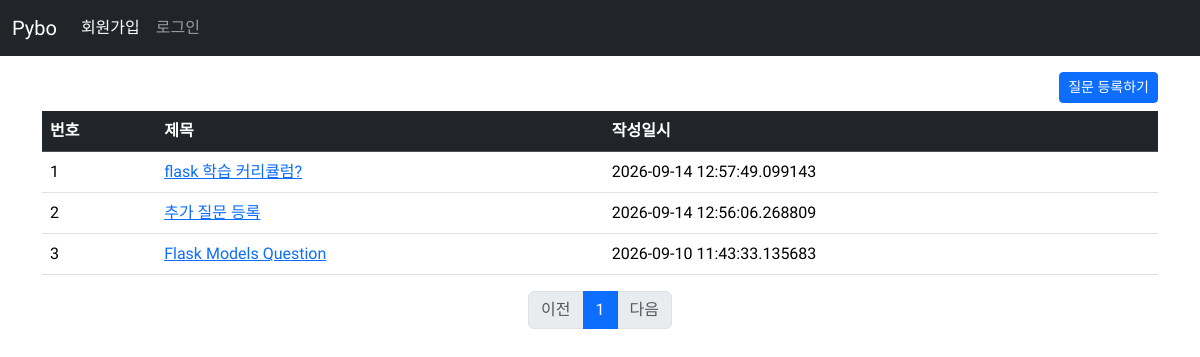
Page /question/list/ on the earlier database version.
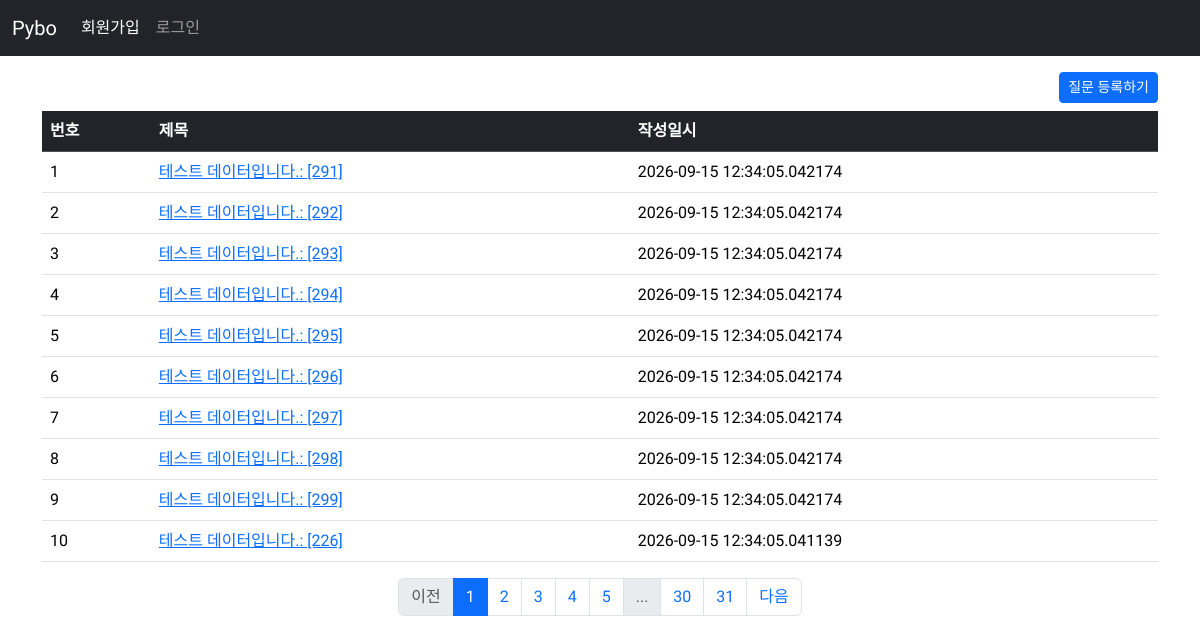
Same page on the later database version.
### pybo/models.py (models this page shows)
class Question(db.Model):
    id = db.Column(db.Integer, primary_key=True)
    subject = db.Column(db.String(200), nullable=False)
    content = db.Column(db.Text, nullable=False)
    create_date = db.Column(db.DateTime, nullable=False)

### pybo/views/question_views.py (the view)
@bp.route('/list/')
def _list():
    page = request.args.get('page', default=1, type=int) # url_parameter ?page=1
    question_list = Question.query.order_by(Question.create_date.desc())
    question_list = question_list.paginate(page=page, per_page=10) # 한 페이지에 보여야 할 게시물
    return render_template('question/question_list.html', question_list=question_list)

### pybo/templates/question/question_list.html
{% extends 'base.html' %}
{% block content %}
<div class="container my-3">
    <div class="text-end">
        <a href="{{ url_for('question.create') }}" class = 'btn btn-primary btn-sm mb-2'>질문 등록하기</a>
    </div>
    <table class="table table-hover">
        <thead>
        <tr class="table-dark">
            <th>번호</th>
            <th>제목</th>
            <th>작성일시</th>
        </tr>
        </thead>
        <tbody>
        {% if question_list %}
        {% for question in question_list.items %}
        <tr>
            <td>{{ loop.index }}</td>
            <td>
                <a href="{{ url_for('question.detail', question_id=question.id) }}">{{ question.subject }}</a>
            </td>
            <td>{{ question.create_date }}</td>
        </tr>
        {% endfor %}
        {% else %}
        <tr>
            <td colspan="3">질문이 없습니다.</td>
        </tr>
        {% endif %}
        </tbody>
    </table>
    <nav aria-label="...">
      <ul class="pagination justify-content-center">
        {% if question_list.has_prev %}
        <li class="page-item"><a href="?page={{ question_list.prev_num }}" class="page-link">이전</a></li>
        {% else %}
        <li class="page-item disabled">
        <a href="javascript:void(0)" class="page-link" aria-disabled="true">이전</a>
        </li>
        {% endif %}
        {% for page_num in question_list.iter_pages() %}
        {% if page_num %}
        {% if page_num != question_list.page %}
        <li class="page-item"><a class="page-link" href="?page={{ page_num }}">{{ page_num }}</a></li>
        {% else %}
        <li class="page-item active">
          <a class="page-link" href="javascript:void(0)" aria-current="page">{{ page_num }}</a>
        </li>
        {% endif %}
        {% else %}
        <li class="page-item disabled"><a class="page-link" href="javascript:void(0)">...</a></li>
        {% endif %}
        {% endfor %}
        {% if question_list.has_next %}
        <li class="page-item"><a class="page-link" href="?page={{ question_list.prev_num }}">다음</a></li>
        {% else %}
        <li class="page-item disabled">
        <a class="page-link" href="javascript:void(0)" aria-disabled="true">다음</a>
        </li>
        {% endif %}
      </ul>
    </nav>
</div>
{% endblock %}

### pybo/templates/base.html (shortened to what this page needs)
<!DOCTYPE html>
<html lang="ko">
<head>
    <link rel="stylesheet" href="https://cdn.jsdelivr.net/npm/bootstrap@5.3.6/dist/css/bootstrap.min.css">
    <link rel="stylesheet" href="{{url_for('static', filename='style.css')}}">
</head>
<body>
    {% include 'navbar.html' %}
    {% block content %}
    {% endblock %}
</body>
</html>

### pybo/templates/navbar.html (shortened to what this page needs)
<!DOCTYPE html>
<html lang="en">
<head>
</head>
<body>
    <nav class="navbar bg-dark navbar-expand-sm" data-bs-theme='dark'>
      <div class="container-fluid">
        <a class="navbar-brand" href="{{ url_for('main.index') }}">Pybo</a>
        <div class="collapse navbar-collapse" id="navbarNav">
          <ul class="navbar-nav">
            <li class="nav-item">
              <a class="nav-link active" aria-current="page" href="#">회원가입</a>
            </li>
            <li class="nav-item">
              <a class="nav-link" href="#">로그인</a>
            </li>
          </ul>
        </div>
      </div>
    </nav>
</body>
</html>

### pybo/static/style.css (style rules this page uses)
body { font-family: "Hahmlet", serif; font-weight: 400; }

Differences in the rows shown:
no longer on this page (row unchanged): Question: subject "flask 학습 커리큘럼?", create_date "2026-09-14 12:57:49.099143"
no longer on this page (row unchanged): Question: subject "추가 질문 등록", create_date "2026-09-14 12:56:06.268809"
no longer on this page (row unchanged): Question: subject "Flask Models Question", create_date "2026-09-10 11:43:33.135683"
added Question: subject "테스트 데이터입니다.: [291]", create_date "2026-09-15 12:34:05.042174"
added Question: subject "테스트 데이터입니다.: [292]", create_date "2026-09-15 12:34:05.042174"
added Question: subject "테스트 데이터입니다.: [293]", create_date "2026-09-15 12:34:05.042174"
added Question: subject "테스트 데이터입니다.: [294]", create_date "2026-09-15 12:34:05.042174"
added Question: subject "테스트 데이터입니다.: [295]", create_date "2026-09-15 12:34:05.042174"
added Question: subject "테스트 데이터입니다.: [296]", create_date "2026-09-15 12:34:05.042174"
added Question: subject "테스트 데이터입니다.: [297]", create_date "2026-09-15 12:34:05.042174"
added Question: subject "테스트 데이터입니다.: [298]", create_date "2026-09-15 12:34:05.042174"
added Question: subject "테스트 데이터입니다.: [299]", create_date "2026-09-15 12:34:05.042174"
added Question: subject "테스트 데이터입니다.: [226]", create_date "2026-09-15 12:34:05.041139"
Other differences:
new list line: "2"
new list line: "3"
new list line: "4"
new list line: "5"
new list line: "30"
new list line: "31"
